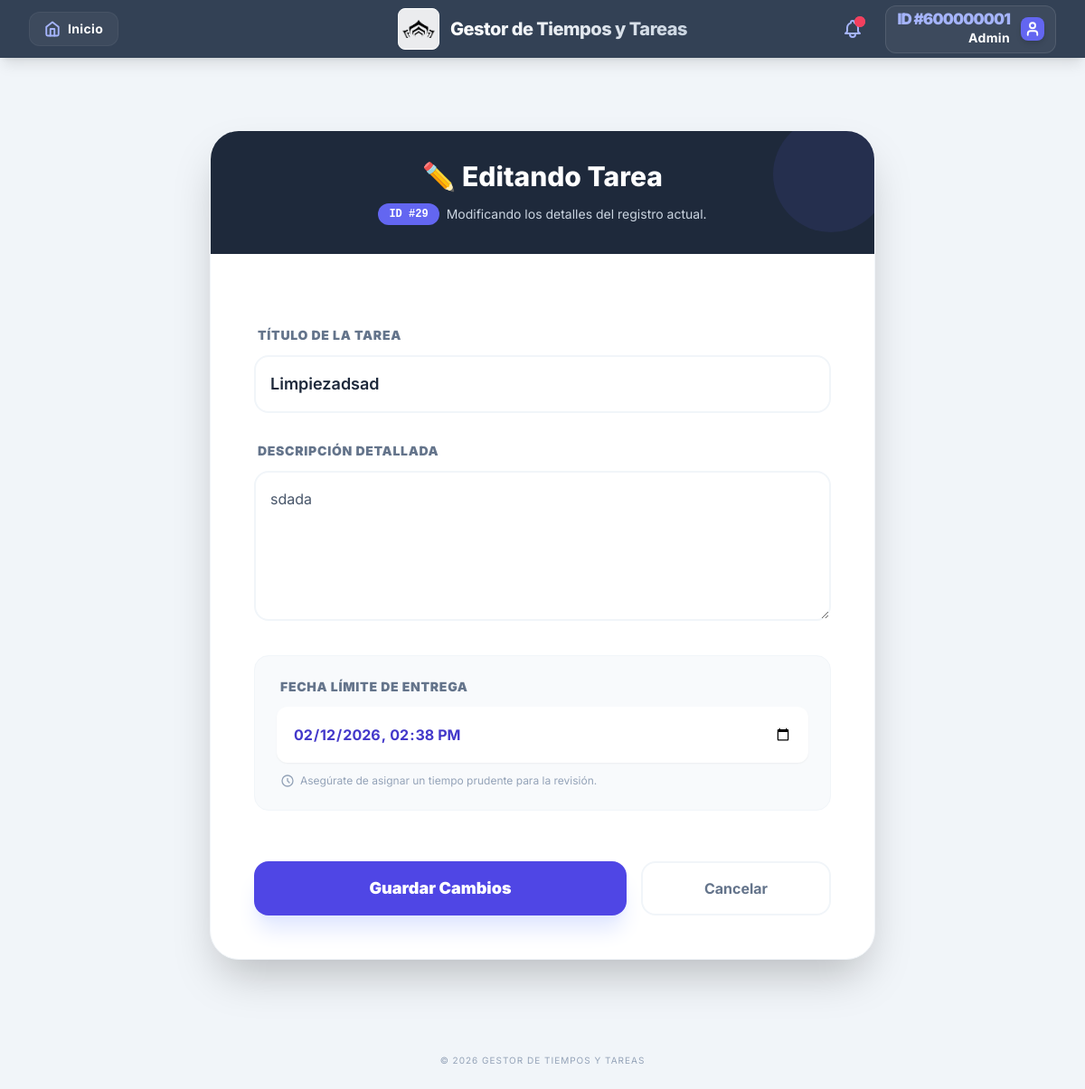
The page /tasks/editar/29/ (signed in) on the database its author committed.
### tasks/models.py (models this page shows, shortened)
class Notificacion(models.Model):
    receptor = models.ForeignKey(
        settings.AUTH_USER_MODEL,
        on_delete=models.CASCADE,
        related_name='notificaciones'
    )
    tarea = models.ForeignKey('Task', on_delete=models.CASCADE)
    mensaje = models.CharField(max_length=255)
    link = models.CharField(max_length=255, null=True, blank=True)
    leido = models.BooleanField(default=False)
    creada_en = models.DateTimeField(auto_now_add=True)
    class Meta:
        db_table = 'notificaciones'
        ordering = ['-creada_en']

class Task(models.Model):
    ESTADOS = [
        ('PENDIENTE', 'Pendiente'),
        ('PENDIENTE_REVISION', 'Pendiente de revisión'),
        ('FINALIZADA', 'Finalizada'),
        ('NO_COMPLETADA', 'No Completada'),
    ]
    titulo = models.CharField(max_length=200)
    descripcion = models.TextField(blank=True)
    estado = models.CharField(max_length=20, choices=ESTADOS, default='PENDIENTE')
    asignado_a = models.ForeignKey(settings.AUTH_USER_MODEL, on_delete=models.CASCADE, related_name='tareas_asignadas')
    creada_por = models.ForeignKey(settings.AUTH_USER_MODEL, on_delete=models.CASCADE, related_name='tareas_creadas')
    creada_en = models.DateTimeField(auto_now_add=True)
    fecha_limite = models.DateTimeField(null=True, blank=True)
    fecha_finalizacion = models.DateTimeField(null=True, blank=True)
    aprobada_por = models.ForeignKey(
        settings.AUTH_USER_MODEL,
        null=True, blank=True,
        on_delete=models.SET_NULL,
        related_name='tareas_aprobadas'
    )
    reabierta = models.BooleanField(default=False)
    asignado_original = models.ForeignKey(
        settings.AUTH_USER_MODEL,
        on_delete=models.SET_NULL,
        null=True, blank=True,
        related_name='tareas_reabiertas_previas'
    )
    class Meta:
        db_table = 'tasks'
        ordering = ['-creada_en']

### users/models.py (models this page shows, shortened)
class User(AbstractUser):
    user_id = models.AutoField(primary_key=True)
    username = models.CharField(max_length=150, unique=True)
    password = models.CharField(max_length=128)
    USERNAME_FIELD = 'username'
    class Meta:
        db_table = 'users'
        verbose_name = 'User'
        verbose_name_plural = 'Users'

### tasks/views.py (the view, shortened to what this page needs)
# urls.py: path('editar/<int:task_id>/', views.task_edit, name='task_edit'),
@login_required
def task_edit(request, task_id):
    task = get_object_or_404(Task, id=task_id)
    permiso = get_task_permission(request.user)
    if permiso == 3:
        messages.error(request, "Acceso denegado.")
        return redirect('tasks:tasks_list')
    es_proceso_de_reapertura = task.estado in ['FINALIZADA', 'NO_COMPLETADA']
    if es_proceso_de_reapertura:
        task.reabierta = True
        task.estado = 'PENDIENTE'
        task.fecha_finalizacion = None
        task.save()
    return render(request, 'tasks/task_edit.html', {
        'tarea': task,
        'es_reapertura': es_proceso_de_reapertura
    })

### tasks/utils.py (called while the page is built, shortened)
def get_task_permission(user):
    from users.models import userRole
    if user.is_superuser:
        return 2

### tasks/templates/tasks/task_edit.html (shortened to what this page needs)
{% extends 'core/base.html' %}
{% block content %}
<div class="max-w-3xl mx-auto py-12 px-4">
    <div class="bg-white rounded-[2rem] shadow-2xl border border-slate-100 overflow-hidden">
        <div class="bg-slate-800 p-8 relative overflow-hidden text-center">
            <div class="relative z-10">
                <h2 class="text-3xl font-extrabold text-white">
                    {% if tarea.reabierta %}
                        🔄 Reabriendo Tarea
                    {% else %}
                        ✏️ Editando Tarea
                    {% endif %}
                </h2>
                <div class="text-slate-300 mt-3 flex flex-col items-center justify-center gap-2 sm:flex-row">
                    <span class="bg-indigo-500 text-white px-3 py-1 rounded-full text-xs font-mono font-bold">
                        ID #{{ tarea.id }}
                    </span>
                    <p class="text-sm">
                        {% if tarea.reabierta %}
                            Tarea cerrada. Al guardar volverá a estar **Pendiente**.
                        {% else %}
                            Modificando los detalles del registro actual.
                        {% endif %}
                    </p>
                </div>
            </div>
            <div class="absolute top-0 right-0 -mt-4 -mr-4 w-32 h-32 bg-indigo-500 opacity-10 rounded-full"></div>
        </div>
        <form method="POST" class="p-8 md:p-12 space-y-8">
            <div>
                <label class="block text-sm font-black text-slate-500 uppercase tracking-wider mb-3 ml-1">Título de la Tarea</label>
                <input type="text" name="titulo" value="{{ tarea.titulo }}" required
                       class="w-full border-2 border-slate-100 p-4 rounded-2xl outline-none focus:border-indigo-500 focus:ring-4 focus:ring-indigo-50 transition-all text-lg font-semibold text-slate-800"
                       placeholder="Ej: Reporte Mensual de Ventas">
            </div>
            <div>
                <label class="block text-sm font-black text-slate-500 uppercase tracking-wider mb-3 ml-1">Descripción Detallada</label>
                <textarea name="description" rows="5"
                          class="w-full border-2 border-slate-100 p-4 rounded-2xl outline-none focus:border-indigo-500 focus:ring-4 focus:ring-indigo-50 transition-all text-base text-slate-600 leading-relaxed"
                          placeholder="Escribe aquí los detalles de la actividad...">{{ tarea.descripcion }}</textarea>
            </div>
            <div class="bg-slate-50 p-6 rounded-2xl border border-slate-100">
                <label class="block text-sm font-black text-slate-500 uppercase tracking-wider mb-3 ml-1">Fecha Límite de Entrega</label>
                <div class="relative">
                    <input type="datetime-local" name="fecha_limite"
                           value="{{ tarea.fecha_limite|date:'Y-m-d\TH:i' }}"
                           class="w-full border-2 border-white p-4 rounded-xl outline-none focus:border-indigo-500 focus:ring-4 focus:ring-indigo-50 transition-all text-base font-bold text-indigo-700 shadow-sm">
                </div>
                <p class="text-xs text-slate-400 mt-3 flex items-center gap-1.5 ml-1">
                    <svg xmlns="http://www.w3.org/2000/svg" class="h-4 w-4" fill="none" viewBox="0 0 24 24" stroke="currentColor">
                        <path stroke-linecap="round" stroke-linejoin="round" stroke-width="2" d="M12 8v4l3 3m6-3a9 9 0 11-18 0 9 9 0 0118 0z" />
                    </svg>
                    Asegúrate de asignar un tiempo prudente para la revisión.
                </p>
            </div>
            <div class="flex flex-col sm:flex-row gap-4 pt-6">
                <button type="submit" class="flex-[2] bg-indigo-600 text-white py-4 rounded-2xl font-black text-lg hover:bg-indigo-700 transition-all shadow-xl shadow-indigo-100 transform hover:-translate-y-1">
                    Guardar Cambios
                </button>
                <a href="{% url 'tasks:tasks_list' %}" class="flex-1 bg-white text-slate-500 py-4 rounded-2xl font-bold text-center hover:bg-slate-50 transition-all border-2 border-slate-100">
                    Cancelar
                </a>
            </div>
        </form>
    </div>
</div>
{% endblock %}

### core/templates/core/base.html (shortened to what this page needs)
{% load static %}
<!DOCTYPE html>
<html lang="es">
<head>
    <script src="https://cdn.tailwindcss.com"></script>
</head>
<body class="bg-slate-100 min-h-screen flex flex-col text-slate-900">
    <nav class="bg-slate-700 text-white shadow-lg sticky top-0 z-50">
        <div class="max-w-7xl mx-auto px-4 sm:px-6 lg:px-8">
            <div class="grid grid-cols-3 h-16 items-center">
                <div class="flex justify-start">
                    <a href="{% url 'core:dashboard' %}"
                       class="hidden md:flex items-center gap-2 bg-white/5 hover:bg-white/10 px-4 py-2 rounded-xl transition-all border border-white/5 group">
                        <span class="text-sm font-bold tracking-wide">Inicio</span>
                    </a>
                </div>
                <div class="flex justify-center items-center gap-3">
                    <div class="bg-white/90 p-1 rounded-lg border border-white shadow-sm transition-transform hover:scale-105">
                        <img src="{% static 'img/Screenshot_4.png' %}" alt="Logo" class="h-9 w-9 object-contain">
                    </div>
                    <h1 class="text-lg md:text-xl font-extrabold tracking-tight bg-gradient-to-r from-white to-slate-300 bg-clip-text text-transparent hidden sm:block text-center">
                    </h1>
                </div>
                <div class="flex justify-end items-center">
                    {% if user.is_authenticated %}
                    <div class="relative mr-4">
                        <button id="notif-button" class="block p-2 text-indigo-300 hover:bg-white/10 rounded-xl transition-colors focus:outline-none relative">
                            {% for noti in user.notificaciones.all %}
                                {% if not noti.leido and forloop.first %}
                                    <span class="absolute top-1.5 right-1.5 flex h-3 w-3">
                                        <span class="relative inline-flex rounded-full h-3 w-3 bg-rose-500"></span>
                                    </span>
                                {% endif %}
                            {% endfor %}
                        </button>
                    </div>
                    {% endif %}
                    <div class="relative">
                        <button id="user-menu-button"
                            class="flex items-center space-x-3 bg-white/5 hover:bg-white/10 py-1.5 px-3 rounded-xl transition-all border border-white/10 focus:outline-none">
                            <div class="flex flex-col items-end leading-none hidden md:flex">
                                <span class="text-[17px] font-black uppercase text-indigo-300 tracking-tighter mb-0.5">ID #{{ user.user_id }}</span>
                                <span class="text-sm font-bold tracking-wide">{{ user.username|title }}</span>
                            </div>
                            <div class="bg-indigo-500 p-1 rounded-lg shadow-md">
                                <svg xmlns="http://www.w3.org/2000/svg" width="18" height="18" viewBox="0 0 24 24" fill="none" stroke="currentColor" stroke-width="2.5" stroke-linecap="round" stroke-linejoin="round">
                                    <path d="M19 21v-2a4 4 0 0 0-4-4H9a4 4 0 0 0-4 4v2"/><circle cx="12" cy="7" r="4"/>
                                </svg>
                            </div>
                        </button>
                    </div>
                </div>
            </div>
        </div>
    </nav>
    <main class="flex-grow p-4 md:p-6 lg:p-8">
        {% block content %}{% endblock content %}
    </main>
    <footer class="py-6 text-center text-slate-400 text-[10px] uppercase tracking-widest bg-slate-100">
        &copy; 2026 Gestor de Tiempos y Tareas
    </footer>
</body>
</html>

### core/templates/core/base.html (style rules this page uses)
body { font-family: 'Inter', sans-serif; }

### rows shown on the page
Notificacion: leido False (drawn)
User: user_id "600000001", username "Admin"
Task: id "29", titulo "Limpiezadsad", description "sdada", fecha_limite "02/12/2026 14:38"
